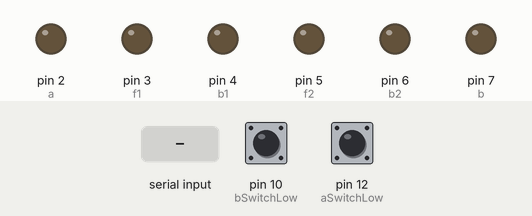
Recording of a program running on a simulated Arduino Mega 2560, built with avr-gcc and run on an emulated ATmega2560. Shown: output pins drawn as LEDs (lit = HIGH). Inputs (shaded band) come from the test bench; at power-on: pin 10 (bSwitchLow) HIGH, pin 12 (aSwitchLow) HIGH. What the program prints to the serial monitor is not drawn.

Above: at 1.2 s.
1.3 s: "rd\n" received over Serial
At 1.8 s:
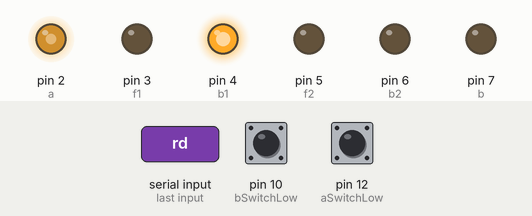
2.8 s: "autoDown\n" received over Serial
At 4.0 s:
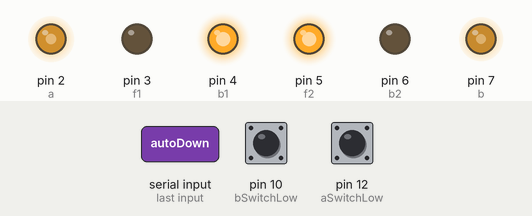
4.3 s: pin 10 (bSwitchLow) pulled LOW for 0.15 s
At 5.3 s:
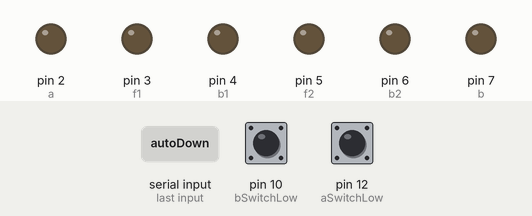
Timing chart, 0 to 7.3 s (numbered marks = the images above; inputs shaded):
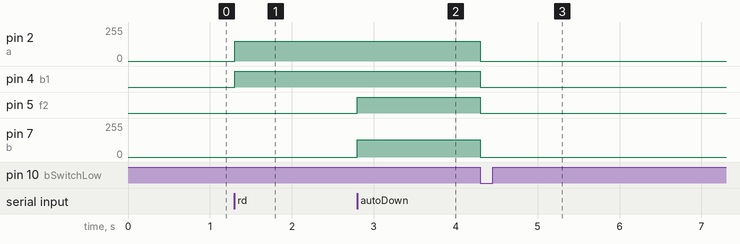

The program:

main.cpp
```cpp
#include <Arduino.h>

#define a 2
#define f1 3
#define b1 4
#define f2 5
#define b2 6
#define b 7

#define aSwitchLow 12
#define aSwitchHigh 13
#define bSwitchLow 10
#define bSwitchHigh 11

#define A_SPEED 150
#define B_SPEED 130

boolean autoDownCmd = false;
boolean autoUpCmd = false;

/**
 * speed = 0-255, direction = 0 for up, 1 for down
*/
void moveA(int speed, int direction);
/**
 * speed = 0-255, direction = 0 for up, 1 for down
*/
void moveB(int speed, int direction);

// Manually trigger movement using limit switches, deprecated 12/23/2023
#define mp1 8
#define mp2 9

// put it all into one method
void manualMove();
void manualInit();
void switchInit();
void autoDown();
void autoUp();

void setup() {
  Serial.begin(115200);

  pinMode(f1, OUTPUT);
  pinMode(b1, OUTPUT);
  pinMode(f2, OUTPUT);
  pinMode(b2, OUTPUT);
  pinMode(a, OUTPUT);
  pinMode(b, OUTPUT);

  manualInit();
  // switchInit();
  pinMode(bSwitchHigh, INPUT_PULLUP);
  pinMode(bSwitchLow, INPUT_PULLUP);
  pinMode(aSwitchLow, INPUT_PULLUP);
  pinMode(aSwitchHigh, INPUT_PULLUP);
}

String str;

void loop() {
  str = "";
  str = str + "switcha: " + digitalRead(aSwitchLow) + "  ";
  str = str + "switchb: " + digitalRead(bSwitchLow) + "  ";
  if (Serial.available()) {
    String cmd = Serial.readStringUntil('\n');

    Serial.println(cmd);

    if (cmd == "ru") { // right up
      moveA(A_SPEED, 0);
    } else if (cmd == "rd") { // right down
      moveA(A_SPEED, 1);
    } else if (cmd == "lu") { // right up
      moveB(B_SPEED, 0);
    } else if (cmd == "ld") { // right down
      moveB(B_SPEED, 1);
    } else if (cmd == "u") {
      moveA(A_SPEED, 0);
      moveB(B_SPEED, 0);
    } else if (cmd == "d") {
      moveA(A_SPEED, 1);
      moveB(B_SPEED, 1);
    } else if (cmd == "s") {
      moveA(0, 0);
      moveB(0, 0);
    } else if (cmd == "autoDown") {
      str += "PING  ";
      autoDownCmd = true;
    } else if (cmd == "autoUp") {
      autoUpCmd = true;
    }

  }

  // Comment this out if you want console movement, put it back in for switch movement.
  // manualMove();
  autoUp();
  autoDown();
  if (!str.equals("")) {
    Serial.println(str);
  }
}

void moveA(int speed, int direction) {
  if (speed == 0) { // coast
    digitalWrite(f1, LOW);
    digitalWrite(b1, LOW);
    analogWrite(a, 0);
    return;
  }
  if (direction == 0 /*&& digitalRead(aSwitchLow) == HIGH*/) { // down
    digitalWrite(f1, HIGH);
    digitalWrite(b1, LOW);
  }
  else if (direction == 1 /*&& digitalRead(aSwitchHigh) == HIGH*/) { // up
    digitalWrite(f1, LOW);
    digitalWrite(b1, HIGH);
  }
  analogWrite(a, speed);

}

void moveB(int speed, int direction) {
  if (speed == 0) { // coast
    digitalWrite(f2, LOW);
    digitalWrite(b2, LOW);
    analogWrite(b, 0);
    return;
  }
  if (direction == 1 /*&& digitalRead(bSwitchLow) == HIGH*/) { // down
    digitalWrite(f2, HIGH);
    digitalWrite(b2, LOW);
  }
  else if (direction == 0 /*&& digitalRead(bSwitchHigh) == HIGH*/) { // up
    digitalWrite(f2, LOW);
    digitalWrite(b2, HIGH);
  }
  analogWrite(b, speed);
}

void manualInit() {
  pinMode(mp1, INPUT_PULLUP);
  pinMode(mp2, INPUT_PULLUP);
}

void manualMove() {
  if (digitalRead(mp1) == LOW) {
    moveA(A_SPEED, 0);
    moveB(B_SPEED, 0);
  } else if (digitalRead(mp2) == LOW) {
    moveA(A_SPEED, 1);
    moveB(B_SPEED, 1);
  } else {
    moveA(0, 0);
    moveB(0, 0);
  }
}

void switchInit() {
  pinMode(bSwitchHigh, INPUT_PULLUP);
  pinMode(bSwitchLow, INPUT_PULLUP);
  pinMode(aSwitchLow, INPUT_PULLUP);
  pinMode(aSwitchHigh, INPUT_PULLUP);
}

void autoDown() {
  if (autoDownCmd) {
    int bSwitch = digitalRead(bSwitchLow);
    int aSwitch = digitalRead(bSwitchLow);
    str += "auto down running  ";
    // str += "move1  ";
    // str += ("move ");
    if (bSwitch == HIGH) {
      moveB(B_SPEED, 1);
    } else {
      str += "bStop ";
      moveB(0, 0);
    }
    if (aSwitch == HIGH) {
      moveA(A_SPEED, 1);
    } else {
      str += "aStop ";
      moveA(0,0);
    }
    if (aSwitch == LOW && bSwitch == LOW) {
      autoDownCmd = false;
    }
  }
}


void autoUp() {
  if (autoUpCmd) {
    str += "auto up running  ";
    // str += "move1  ";
    // str += ("move ");
    int bSwitch = digitalRead(bSwitchHigh);
    int aSwitch = digitalRead(aSwitchHigh);
    if (bSwitch == HIGH) {
      moveB(B_SPEED, 0);
    } else {
      str += "bStop ";
      moveB(0, 0);
    }
    if (aSwitch == HIGH) {
      moveA(A_SPEED, 0);
    } else {
      str += "aStop ";
      moveA(0,0);
    }
    if (aSwitch == LOW && bSwitch == LOW) {
      autoUpCmd = false;
    }
  }
}
```

Measured:
- after the input at 1.3 s, pin 2 (a): 0/255 → 150/255 at once; pin 4 (b1): LOW → HIGH at once
- after the input at 2.8 s, pin 5 (f2): LOW → HIGH at once; pin 7 (b): 0/255 → 130/255 at once
- after the input at 4.3 s, pin 2 (a): 150/255 → 0/255 at once; pin 4 (b1), pin 5 (f2): HIGH → LOW at once; pin 7 (b): 130/255 → 0/255 at once
